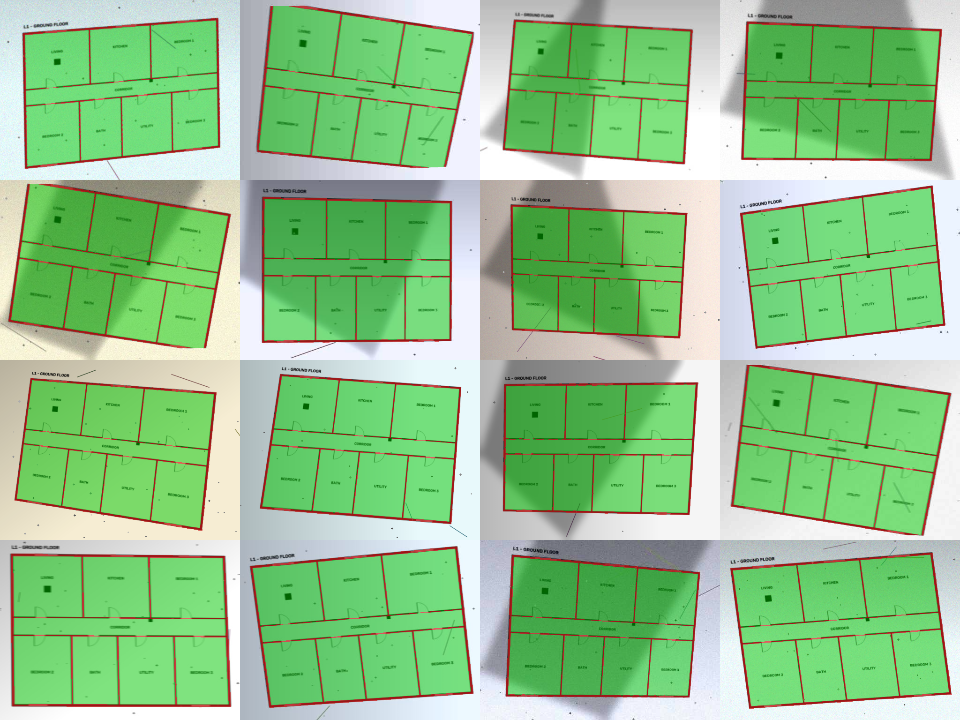
#> input picture ml/outputs/aug_preview.png, 960 x 720 px
$ python -i augment.py   (imports and definitions only)
#> lines starting #> are read from the running program, lines starting #| are printed output that depends on the picture
"""Photo-style data augmentation applied jointly to image and segmentation mask.

Preserves nearest-neighbor interpolation on the mask at all times.
"""
from __future__ import annotations

import random
from pathlib import Path

import cv2
import numpy as np


class JointAugmentor:
    def __init__(self, seed: int | None = None):
        self.rng = np.random.default_rng(seed)

    # [92 lines left out: functions random_affine_and_perspective, add_lighting_gradient_and_shadows, add_noise_and_blur, not called in this run]

    def add_paper_tint_and_inversion(self, img: np.ndarray) -> np.ndarray:
        out = img.astype(np.float32)

        # Occasional inversion (blueprint white lines on blue background)
        if self.rng.random() < 0.15:
            gray = cv2.cvtColor(img, cv2.COLOR_RGB2GRAY)
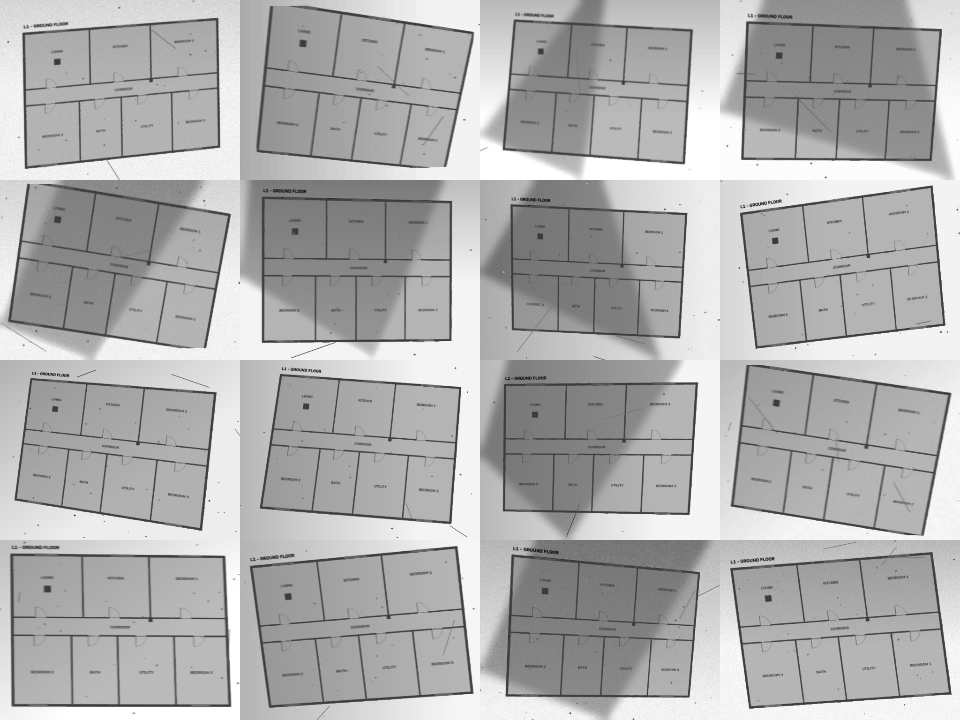
#> gray: shape (720, 960); min 13, max 255, mean 175.3
            # Blueprint palette: dark blue background, white/cyan lines
            bg_blue = np.array([120, 50, 15], dtype=np.float32)  # BGR-ish
            line_white = np.array([240, 240, 250], dtype=np.float32)
            alpha = (255 - gray) / 255.0  # Lines are inverted
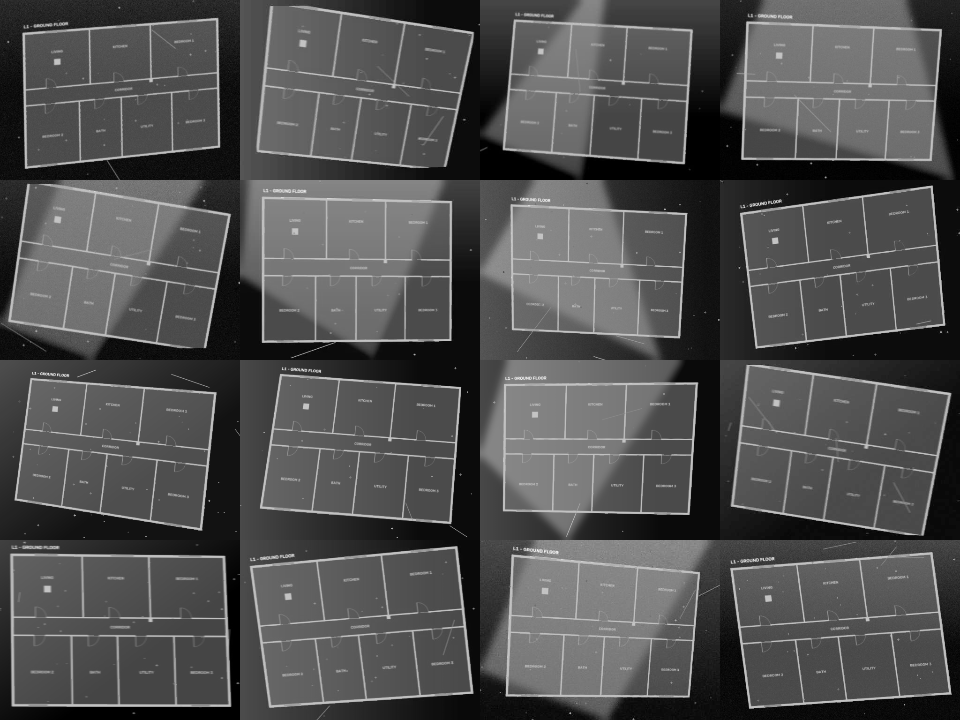
#> alpha: shape (720, 960) float64; min 0, max 0.949, mean 0.313
            out = (1.0 - alpha[:, :, None]) * bg_blue + alpha[:, :, None] * line_white
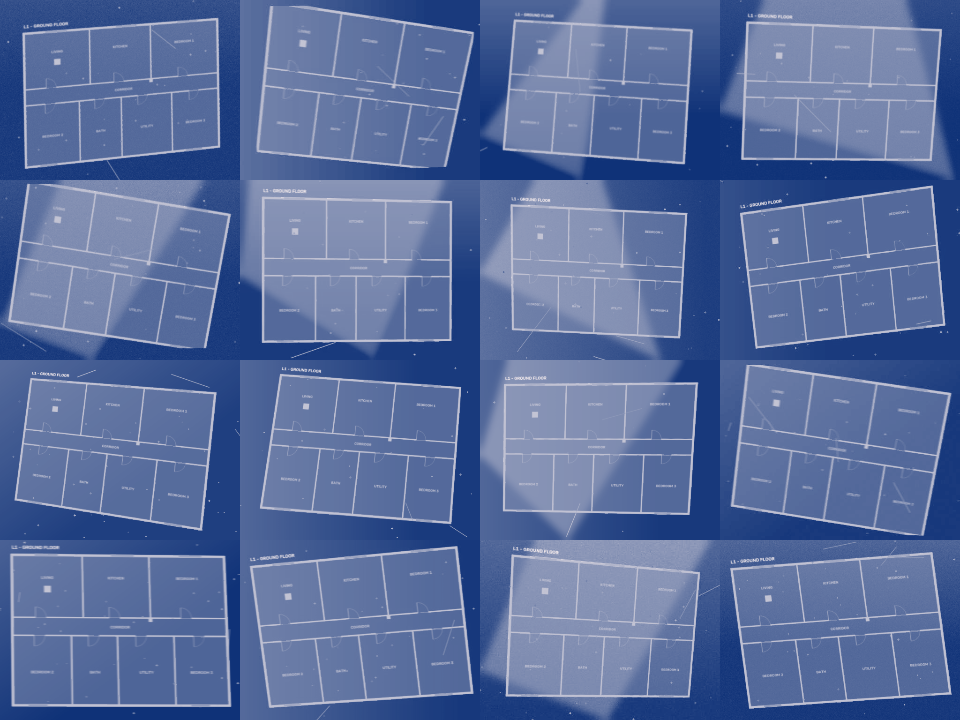
#> out: shape (720, 960, 3) float64; mean of channels 0, 1, 2 157.5, 109.4, 88.5; drawn as B, G, R
            return np.clip(out, 0, 255).astype(np.uint8)

        # Paper tint (warm/yellow or cool gray)
        tint = self.rng.choice(["warm", "cool", "neutral"])
        if tint == "warm":
            out[:, :, 0] *= self.rng.uniform(0.95, 1.0)   # Red
            out[:, :, 1] *= self.rng.uniform(0.92, 0.98)  # Green
            out[:, :, 2] *= self.rng.uniform(0.82, 0.90)  # Blue (yellowish)
        elif tint == "cool":
            out[:, :, 0] *= self.rng.uniform(0.88, 0.95)
            out[:, :, 1] *= self.rng.uniform(0.95, 1.0)
            out[:, :, 2] *= self.rng.uniform(0.98, 1.05)

        # Occasional grayscale
        if self.rng.random() < 0.2:
            gray = cv2.cvtColor(np.clip(out, 0, 255).astype(np.uint8), cv2.COLOR_RGB2GRAY)
            out = cv2.cvtColor(gray, cv2.COLOR_GRAY2RGB).astype(np.float32)

        return np.clip(out, 0, 255).astype(np.uint8)

    # [68 lines left out: functions add_clutter, __call__, generate_preview_grid, not called in this run]


# [7 lines not run here, left out]

>>> import cv2
>>> picture = cv2.cvtColor(cv2.imread('../outputs/aug_preview.png'), cv2.COLOR_BGR2RGB)
>>> result = JointAugmentor().add_paper_tint_and_inversion(picture)
